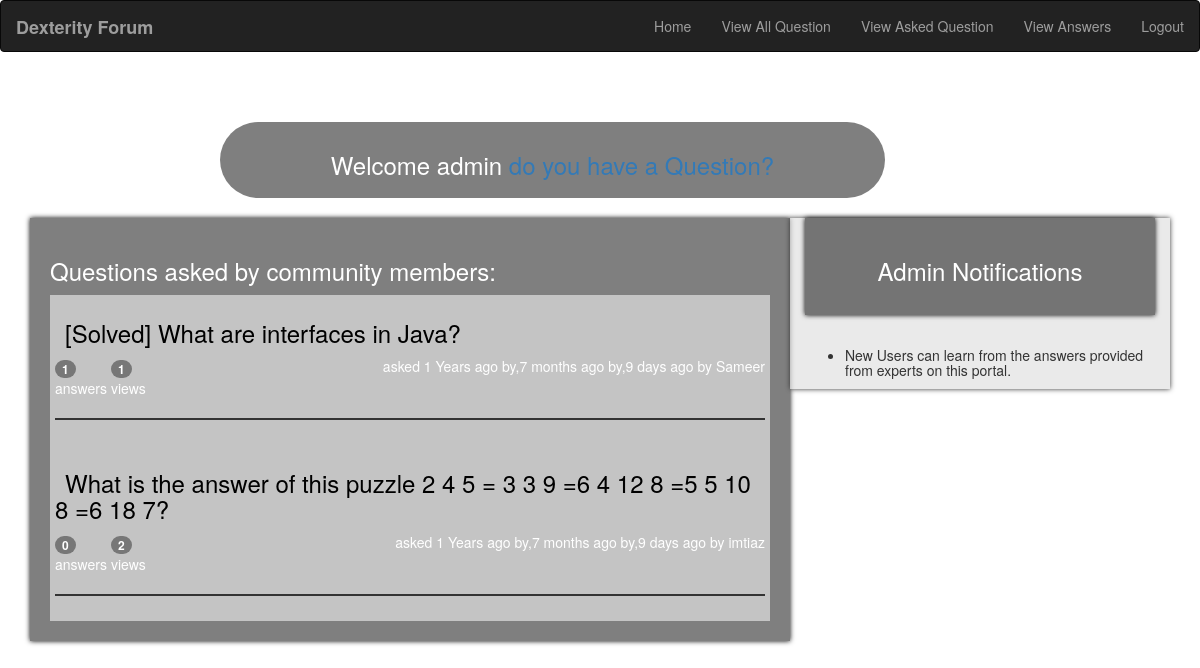
The app's page /home.php (signed in) with its own data.
### tables this page shows
CREATE TABLE `questions` (
  `id` int(11) NOT NULL,
  `Question` text NOT NULL,
  `uid` int(11) NOT NULL,
  `Status` tinyint(1) DEFAULT NULL,
  `date` date NOT NULL,
  `view` int(11) NOT NULL,
  `description` varchar(5000) NOT NULL
);

CREATE TABLE `comments` (
  `id` int(11) NOT NULL,
  `comments` varchar(250) DEFAULT NULL,
  `Uid` int(11) NOT NULL,
  `date` date NOT NULL
);

### home.php (the view, shortened to what this page needs)
<!DOCTYPE html>
<html>
    <head>
<link rel="stylesheet" href="https://maxcdn.bootstrapcdn.com/bootstrap/3.3.7/css/bootstrap.min.css">
    </head>
    <body style="background-image: url('image/ItUELb4.jpg'); background-repeat: no-repeat; background-attachment: fixed; background-size: cover;"> <?php include 'navbar.php'; ?>
<form method="post">
        <div class="container">
        <div class="    col-lg-7 col-md-12 col-sm-12 col-xs-12 col-lg-offset-2 col-md-offset-0 col-sm-offset-1 col-xs-offset-0" style="margin-top:50px;border-radius: 50px;background: rgba(0,0,0,0.5);color:white;padding:10px">
            <h3 class="text-center"> Welcome <?php echo $_SESSION['username'];?> <span><a href="insertQuestions.php">do you have a Question?</a></span></h3>
        </div>
        </div>
         </form>
         <br>
         <div class="container">
            <div class="col-md-8" style="padding:20px;background-color: rgba(0,0,0,0.5);color:white;padding:20px; box-shadow: 0px 0px 5px #000;"">
                <h3>Questions asked by community members:</h3>
                <?php
                include 'conn.php';
                $sql = "select status,date,id,Question,view,uid, (select Name from student where id=q.uid) as Name, (select count(id) from answers where qid=q.id )as acount from questions q order by date desc;";
                $result = $con->query($sql);
                while($row = $result->fetch_assoc()){
                    $qid = $row['id'];
                    $status =$row['status'];
                    $question = $row['Question'];
                    $vCount = $row['view'];
                    $aCount = $row['acount'];
                    $UName = $row['Name'];
                    $date1=date_create($row['date']);
                    $date2= date_create(date("Y/m/d"));
                    $diff=date_diff($date1,$date2);
                ?>
                <div class="summary" style="background-color: rgba(225,225,225,0.7); padding: 5px;">
                    <h3><a style="color: black; padding: 10px;" href="updateView.php?qid=<?php echo $qid;?>&question=<?php echo $question;?>" class="question-hyperlink">
                        <?php
                        if($status){
                            echo '[Solved]  ';
                        }
                        echo $question;
                        ?>
                        </a></h3>
    <div style="display: inline-block">
        <div style="display: inline-block">
            <div class="mini-counts"><span title="0 answers" class="badge"><?php echo $aCount; ?></span></div>
            <div>answers</div>
        </div>
        <div style="display: inline-block">
            <div class="mini-counts"><span title="2 views" class="badge"><?php echo $vCount; ?></span></div>
            <div>views</div>
        </div>
    </div>
        <div style="display: inline-block;" class="pull-right">
            asked <span title="2018-09-20 09:31:54Z" class="relativetime">
                <?php
                $year = $diff->format("%y");
                $month = $diff->format("%m");
                $days = $diff->format("%d");
                $askedDuration = "";
                if($year>0 ){
            $askedDuration = $year." Years ago by";
                }
                if($month>0 ){
            $askedDuration = $askedDuration.",". $month." months ago by";
                }
                if($days>0){
                  $askedDuration = $askedDuration.",". $days." days ago by";
                }else{
                    $askedDuration = "today by";
                }
                echo $askedDuration;
            ?>
                </span>
             <?php echo $UName; ?> <span class="reputation-score" title="reputation score " dir="ltr"></span>
        </div>
        <hr style="height:2px;border:none;color:#333;background-color:#333;" />
    </div>
                <?php
                }
                ?>
            </div>
             <div class="col-md-4" style=" box-shadow: 0px 0px 5px #333; background-color: rgba(225,225,225,0.7);">
                 <div style="text-align: center;background-color: rgba(0,0,0,0.5);color:white;padding:20px; box-shadow: 0px 0px 5px #000;"><h3>Admin Notifications</h3></div><br>
                 <ul>
                 <?php
                 $sql = "select * from comments;";
                $result = $con->query($sql);
                while($row = $result->fetch_assoc()){
                ?>
                     <li>
                         <h5> <?php echo $row["comments"];?> </h5>
                     </li>
                  <?php
                }
                    ?>
             </ul>
             </div>
         </div>
    </body>
</html>

### navBar.php
      <nav class="navbar navbar-inverse ">
  <div class="container-fluid">
    <div class="navbar-header">
        <a class="navbar-brand" href="home.php"><strong>Dexterity Forum</strong></a>
    </div>
    <ul class="nav navbar-nav navbar-right">
         <li><a href="home.php">Home</a></li>
            <li><a href="displayAllQuestions.php">View All Question</a></li>
      <li><a href="displayQuestions.php">View Asked Question</a></li>
      <li><a href="displayAnswers.php">View Answers</a></li>
        <li><a href="index.php">Logout</a></li>
    </ul>
  </div>
</nav>

### records on screen
questions: Status "[Solved]", Question "What are interfaces in Java?", aCount "1", view "1", date "1 Years ago by,7 months ago by,9 days ago by", UName "Sameer"
questions: Question "What is the answer of this puzzle 2 4 5 = 3 3 9 =6 4 12 8 =5 5 10 8 =6 18 7?", aCount "0", view "2", date "1 Years ago by,7 months ago by,9 days ago by", UName "imtiaz"
comments: comments "New Users can learn from the answers provided from experts on this portal."

### other values on screen
$_SESSION['username'] "admin"
